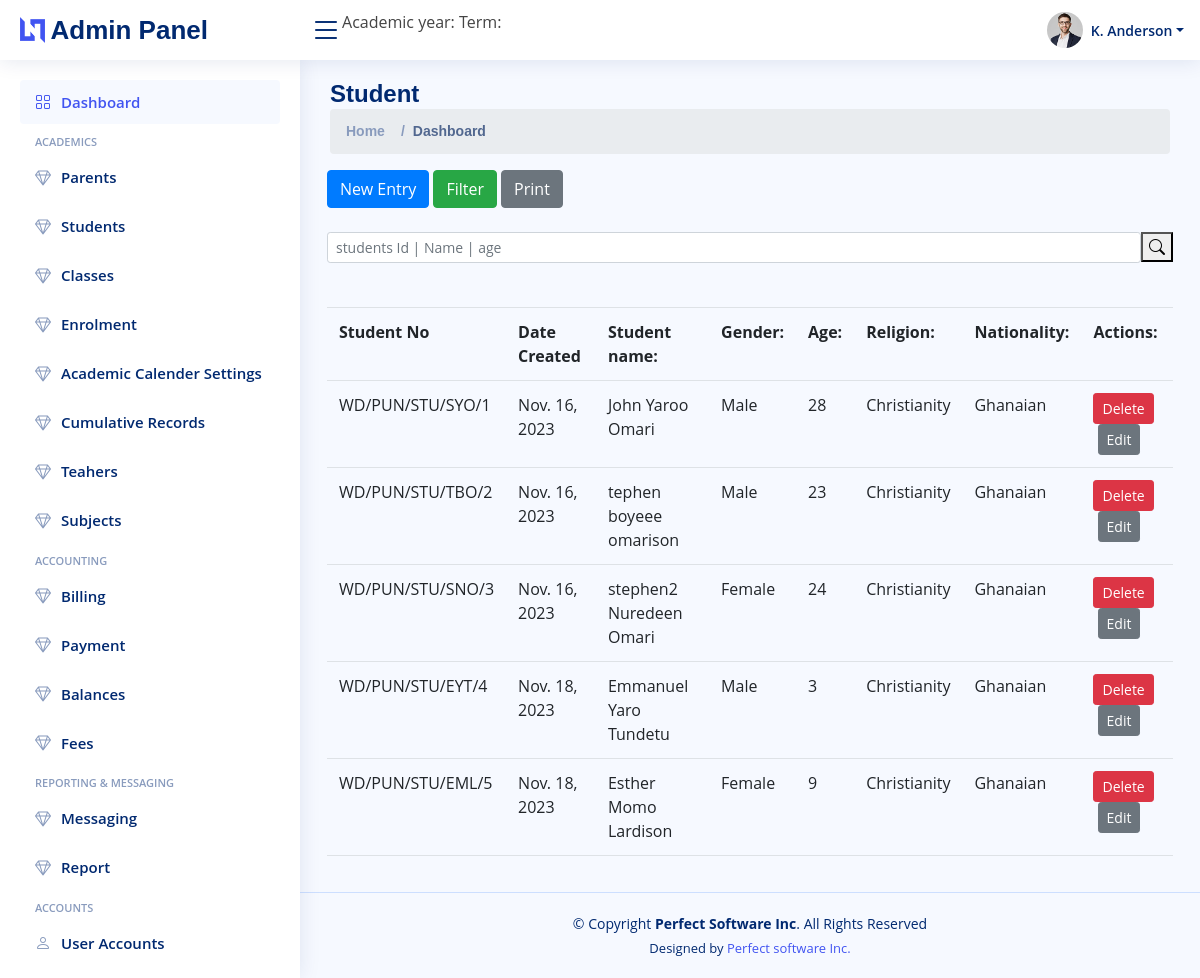
Page /dashboard/students/ on the committed database.
### students/models.py (models this page shows)
class Students(models.Model):
    studentNo = models.CharField(max_length=20, unique= True)
    parentId = models.ForeignKey(to=Parents, on_delete= models.CASCADE)
    firstname = models.CharField(max_length = 15, null=True)
    middlename = models.CharField(max_length = 15, null=True)
    lastname = models.CharField(max_length = 15, null=True)
    dob = models.DateField(max_length = 30, null=True)
    address =  models.CharField(max_length = 15, null=True)
    gender =  models.CharField(max_length = 5, null=True)
    nationality =  models.CharField(max_length = 15, null=True, default="Ghanaian")
    religion =  models.CharField(max_length = 15, null=True)
    previousSchoolAttended = models.CharField(max_length = 20, null=True)
    previousSchoolClass = models.CharField(max_length = 10, null=True)
    disability = models.CharField(max_length = 20, null=True)
    createdAt = models.DateField(max_length = 30, default=datetime.date.today)
    updatedAt = models.DateField(max_length = 30, default=datetime.date.today)

### students/views.py (the view)
# urls.py: path("dashboard/students/", views.viewStudents, name ='studentsview'),
def viewStudents(request):
    students = Students.objects.all()
    return render(request,"studentview.html",{'students':students,'currentyear':datetime.date.today().year})

### students/templates/studentview.html (shortened to what this page needs)
{% extends 'dashboard.html' %}
{% load mathfilters %}
{%block pagetitle%}
<h1>Student</h1>
{%endblock%}
{%block body%}
<section>
    <div class="row">
        <div class="col-md-12">
            {%include 'studentheader.html'%}
        </div>
        <div class="col-md-12">
            <div class="search-bar">
                <form action = "{% url 'searchstudent' %}" class="search-form d-flex align-items-center" method="POST" >
                    <input class="form-control form-control-sm" style="width: 100%;" type="text" name="searchkey" placeholder="students Id | Name | age" title="Enter search keyword">
                  <button type="submit" title="Search" style="margin-bottom: 20px;"><i class="bi bi-search"></i></button>
                </form>
              </div><br>
        </div>
        <div class="col-md-12">
                {%if students|length == 0%}
                <h1>No Data Found </h1>
                {%else%}
                <table class="table">
                    <tr>
                        <th>Student No</th>
                        <th>Date Created</th>
                        <th>Student name:</th>
                        <th>Gender:</th>
                        <th>Age:</th>
                        <th>Religion:</th>
                        <th>Nationality:</th>
                        <th>Actions:</th>
                    </tr>
                {% for student in students%}
                <tr>
                    <td>{{student.studentNo}}</td>
                    <td>{{student.createdAt}}</td>
                    <td>{{student.firstname |add:" " | add:student.middlename | add:" " | add:student.lastname}}</td>
                    <td>{{student.gender}}</td>
                    <td>{{currentyear|sub:student.dob.year}}</td>
                    <td>{{student.religion}}</td>
                    <td>{{student.nationality}}</td>
                    <td><a href="/dashboard/students/delete/{{student.id}}"><button class =" btn btn-danger btn-sm">Delete</button></a> &nbsp<a href="/dashboard/students/edit/{{student.id}}"><button class = "btn btn-secondary btn-sm">Edit</button></a></td>
                </tr>
                {%endfor%}
                {%endif%}
            </table>
          </div>
    </div>
</section>
{%endblock%}

### static/style.css (style rules this page uses)
:root { scroll-behavior: smooth; }
body { font-family: "Open Sans", sans-serif; background: #f6f9ff; color: #444444; }
a { color: #4154f1; text-decoration: none; }
h1, h2, h3, h4, h5, h6 { font-family: "Nunito", sans-serif; }
.pagetitle h1 { font-size: 24px; margin-bottom: 0; font-weight: 600; color: #012970; }
input,select { margin-bottom: 20px; }

### rows in the picture
Students: studentNo "WD/PUN/STU/SYO/1", createdAt "Nov. 16, 2023", firstname|add "John Yaroo Omari", gender "Male", dob "28", religion "Christianity", nationality "Ghanaian"
Students: studentNo "WD/PUN/STU/TBO/2", createdAt "Nov. 16, 2023", firstname|add "tephen boyeee omarison", gender "Male", dob "23", religion "Christianity", nationality "Ghanaian"
Students: studentNo "WD/PUN/STU/SNO/3", createdAt "Nov. 16, 2023", firstname|add "stephen2 Nuredeen Omari", gender "Female", dob "24", religion "Christianity", nationality "Ghanaian"
Students: studentNo "WD/PUN/STU/EYT/4", createdAt "Nov. 18, 2023", firstname|add "Emmanuel Yaro Tundetu", gender "Male", dob "3", religion "Christianity", nationality "Ghanaian"
Students: studentNo "WD/PUN/STU/EML/5", createdAt "Nov. 18, 2023", firstname|add "Esther Momo Lardison", gender "Female", dob "9", religion "Christianity", nationality "Ghanaian"
